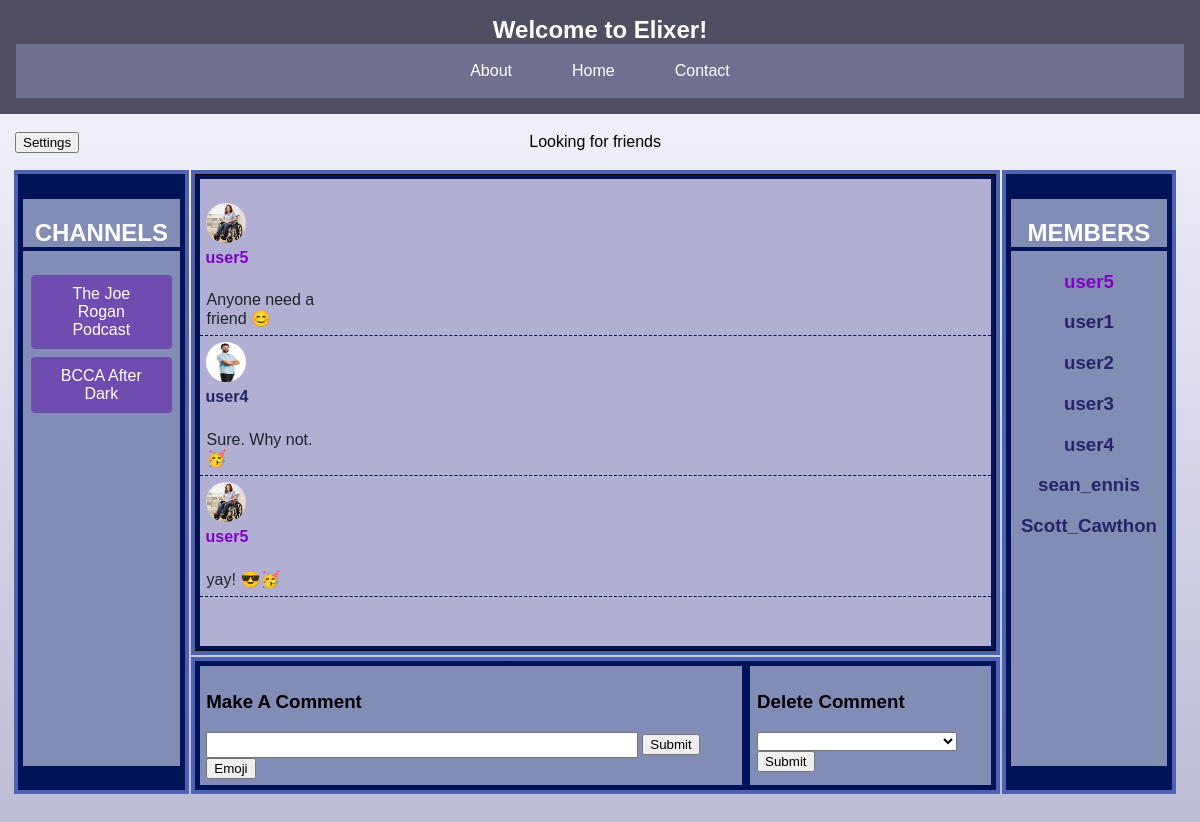
Page /channels/Friends needed/ (signed in) on the committed database.
### app/models.py (models this page shows, shortened)
class Channel(models.Model):
    name = models.CharField(max_length=50, unique=True)
    description = models.CharField(max_length=200)
    creator = models.ForeignKey(CustomUser, on_delete=models.CASCADE)
    chat_members = models.ManyToManyField(
        CustomUser, related_name="channels", through="Membership"
    )
    MODE = (("Enabled", "Enabled"), ("Disabled", "Disabled"))
    safe_mode = models.CharField(
        max_length=10,
        choices=MODE,
    )

class Comment(models.Model):
    owner = models.ForeignKey(CustomUser, on_delete=models.CASCADE)
    channel = models.ForeignKey(Channel, on_delete=models.CASCADE)
    message = models.CharField(max_length=300)

class CustomUser(AbstractUser):
    email = models.EmailField(unique=True)
    profile_picture = models.ImageField(
        upload_to="profile_pictures/",
        null=True,
        blank=True,
    )
    groups = models.ManyToManyField(
        Group,
        verbose_name=("groups"),
        blank=True,
        related_name="customuser_set",
        related_query_name="user",
    )
    user_permissions = models.ManyToManyField(
        Permission,
        verbose_name=("user permissions"),
        blank=True,
        related_name="customuser_set",
        related_query_name="user",
    )

### app/views.py (the view, shortened to what this page needs)
# urls.py: path("channels/<str:channel_name>/", channel_view, name="channels"),
@login_required(login_url=login_view)
def channel_view(request, channel_name):
    try:
        you = CustomUser.objects.get(username=request.user.username)
        you_admin = you.groups.filter(name="Admin").exists
        channel_list = Channel.objects.filter(creator=you)
        involved_channels = Channel.objects.filter(chat_members=you).exclude(
            creator=you
        )
        C_List = set()
        for c1 in channel_list:
            C_List.add(c1)
        for c2 in involved_channels:
            C_List.add(c2)
        channel = Channel.objects.get(name=channel_name)
        channel_comments = Comment.objects.filter(channel=channel)
        you = CustomUser.objects.get(username=request.user.username)
        your_comments = Comment.objects.filter(owner=you, channel=channel)
        people_in_channel = channel.chat_members.exclude(id=channel.creator.id)
        context = {
            "channel": channel,
            "members": people_in_channel,
            "owner": channel.creator.username,
            "comments": channel_comments,
            "your_comments": your_comments,
            "all_in": C_List,
            "if_admin": you_admin,
        }
    except:
        return redirect(dashboard)
    return render(request, "channel.html", context)

### app/templates/channel.html (shortened to what this page needs)
{% extends "base.html" %}
{% load static %}
{% block content %}
<table class="ChannelTable">
  <tr class="GETSMALL">
    <td>
      {% if request.user.username == owner or if_admin %}
      <a href="{% url 'settings' channel.name %}"><button>Settings</button></a>
      {% endif %}
    </td>
    <td class="Talign">
      <p>{{ channel.description }}</p>
    </td>
    <td></td>
  </tr>
  <tr>
    <td class="ChannelTD" rowspan="3" >
      <div class="List">
        <h2 class="ListName">CHANNELS</h2>
      {% for a in all_in%}
          <a href="{% url 'channels' a.name %}"><button class="ChannelButton BoxBut">{{ a.name }}</button></a>
      {% endfor %}
      </div>
    </td>
<td class="messageTD">
  <div class="TestingMessages">
<br />
{% for comment in comments %}
{% if comment.owner.username == request.user.username %}
<div class="yourComment">
<table class=" CommentTable">
  <tr>
    <td class="NoPad">
      {% if comment.owner.profile_picture %}
      <img src="{{ comment.owner.profile_picture.url }}" width="40" height="40" class="testingpic"/>
      {% else %}
      <img src="{% static "images/dinosaur_profile_default.jpg" %}" width="40" height="40" class="testingpic">
      {% endif %}
    </td>
  </tr>
  <tr>
    <td class="NoPad">
      {% if comment.owner.username == owner %}
      <h4 class="OwnerL NoPad">{{ comment.owner.username }}<h4>
      {% else %}
      <h4 class="MemberL NoPad">{{ comment.owner.username }}<h4>
      {% endif %}
    </td>
  </tr>
  <tr>
    <td class="TestingTD ">
      <p class="NoPad">{{ comment.message }}</p>
    </td>
  </tr>
</table>
</div>
{% else %}
<div class="comment">
<table class=" CommentTable">
  <tr>
    <td class="NoPad2">
      {% if comment.owner.profile_picture %}
      <img src="{{ comment.owner.profile_picture.url }}" width="40" height="40" class="testingpic"/>
      {% else %}
      <img src="{% static "images/dinosaur_profile_default.jpg" %}" width="40" height="40" class="testingpic">
      {% endif %}
    </td>
  </tr>
  <tr>
    <td class="NoPad2">
      {% if comment.owner.username == owner %}
      <h4 class="OwnerL NoPad2">{{ comment.owner.username }}<h4>
      {% else %}
      <h4 class="MemberL NoPad2">{{ comment.owner.username }}<h4>
      {% endif %}
    </td>
  </tr>
  <tr>
    <td class="TestingTD ">
      <p class="NoPad2">{{ comment.message }}</p>
    </td>
  </tr>
</table>
</div>
{% endif %}
{% endfor %}
<br>
</div>
    </td>
    <td class="MemberTD" rowspan="3">
      <div class="List">
        <h2 class="ListName">MEMBERS</h2>
      <h3 class="OwnerL">{{ owner }}</h3>
      {% for member in members %}
      <h3 class="MemberL">{{ member.username }}</h3>
      {% endfor %}
      </div>
    </td>
  </tr>
  <tr>
  <td class="CreateComment">
    <div class="CommentDiv1 Pad">
    <h3>Make A Comment</h3>
      <form method="POST">
        <input type="text" required name="comment_text" max_length="300" class="CommentBar" />
        <input type="submit"/>
      </form>
      <button id="emojiButton">Emoji</button>
    </div>
    <div class="Pad CommentDiv2">
      <h3>Delete Comment</h3>
      <form method="POST">
        <select name="comment_remove">
          <option></option>
          {% if if_admin %}
          {% for comment in comments %}
          <option value="{{comment.id}}">{{comment.owner.username}}: {{ comment.message }}</option>
          {% endfor %}
          {% else %}
          {% for your_comment in your_comments %}
          <option value="{{your_comment.id}}">{{ your_comment.message }}</option>
          {% endfor %}
          {% endif %}
        </select>
        <input type="submit" />
      </form>
    </div>
    </td>
    <td></td>
    <td></td>
  </tr>
</table>
<br />
<br />
{% endblock content %}

### app/static/styles.css (style rules this page uses)
:root { --darker_blue: #4f4f61; --lighter_blue: #6f708f; --border_exterior: #4d62b0; --border_interior: #001359; }
.BoxBut { width: 90%; }
.ChannelButton { background-color: #6f4caf; color: white; border: none; padding: 10px 20px; text-align: center; text-decoration: none; display: inline-block; font-size: 16px; margin: 4px 2px; cursor: pointer; border-radius: 4px; transition: background-color 0.3s ease; }
.GradBod { font-family: "Arial", sans-serif; background-size: cover; background-image: linear-gradient(to bottom, #f9f9ff, #bbbbd5); margin: 0; padding: 0; height: 100%; box-sizing: border-box; background-repeat: no-repeat; background-attachment: fixed; }
.GETSMALL { height: 5pt; }
.ChannelTable { width: 98%; margin-right: auto; margin-left: auto; }
.ChannelTD { width: 15%; height: 100%; border: solid 3pt var(--border_exterior); background-color: var(--border_interior); }
.testingpic { border-radius: 50%; }
.MemberTD { background-color: var(--border_interior); width: 15%; border: solid 3pt var(--border_exterior); }
.ListName { color: white; border-bottom: solid 3pt var(--border_interior); }
.List { background-color: #828db5; border: solid 3pt var(--border_interior); text-align: center; overflow-y: auto; height: 425pt; }
.OwnerL { color: rgb(128, 0, 197); }
.NoPad2 { text-align: left; padding: 0; margin: 0; }
.MemberL { color: rgb(36, 36, 103); }
.TestingMessages { background-color: rgb(177, 176, 211); color: rgb(27, 36, 40); border: solid 3pt rgb(0, 19, 89); height: 350pt; overflow-y: auto; }
.messageTD { vertical-align: top; height: 350pt; border: solid 3pt rgb(77, 98, 176); background-color: black; }
.Pad { padding: 5pt; }
.comment { display: flex; justify-content: flex-start; padding: 3pt; border-bottom: var(--border_interior) dashed 1pt; }
.CommentTable { max-width: 100pt; width: 100pt; word-wrap: break-word; }
.TestingTD { max-width: 500pt; word-wrap: break-word; }
.CommentDiv1 { width: 70%; border: solid 3pt var(--border_interior); background-color: #828db5; }
.CommentDiv2 { border: solid 3pt var(--border_interior); width: 30%; background-color: #828db5; }
.CommentBar { width: 80%; height: 15pt; }
.CreateComment { border: solid 3pt var(--border_exterior); display: flex; justify-content: space-evenly; background-color: var(--border_interior); }
.Talign { text-align: center; }
html { height: 100%; }

### rows in the picture
Channel: description "Looking for friends"
Channel: name "The Joe Rogan Podcast"
Channel: name "BCCA After Dark"
Comment: owner.profile_picture (picture), owner.username "user5", message "Anyone need a friend 😊"
Comment: owner.profile_picture (picture), owner.username "user4", message "Sure. Why not. 🥳"
Comment: owner.profile_picture (picture), owner.username "user5", message "yay! 😎🥳"
CustomUser: username "user5"
CustomUser: username "user1"
CustomUser: username "user2"
CustomUser: username "user3"
CustomUser: username "user4"
CustomUser: username "sean_ennis"
CustomUser: username "Scott_Cawthon"
